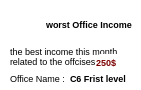
        <widget class="QWidget" name="chargeStatOffice_9" native="true">
         <property name="geometry">
          <rect>
           <x>220</x>
           <y>210</y>
           <width>141</width>
           <height>90</height>
          </rect>
         </property>
         <property name="styleSheet">
          <string notr="true">background-color:white;
border-radius:5px;</string>
         </property>
         <widget class="QLabel" name="label_41">
          <property name="geometry">
           <rect>
            <x>8</x>
            <y>6</y>
            <width>31</width>
            <height>31</height>
           </rect>
          </property>
          <property name="text">
           <string/>
          </property>
          <property name="pixmap">
           <pixmap resource="res.qrc">:/img/img/down_icone.png</pixmap>
          </property>
         </widget>
         <widget class="QLabel" name="label_55">
          <property name="geometry">
           <rect>
            <x>46</x>
            <y>16</y>
            <width>101</width>
            <height>16</height>
           </rect>
          </property>
          <property name="font">
           <font>
            <pointsize>7</pointsize>
            <weight>75</weight>
            <bold>true</bold>
           </font>
          </property>
          <property name="styleSheet">
           <string notr="true">font-weight:bold;</string>
          </property>
          <property name="text">
           <string>worst Office Income</string>
          </property>
         </widget>
         <widget class="QLabel" name="label_73">
          <property name="geometry">
           <rect>
            <x>10</x>
            <y>70</y>
            <width>61</width>
            <height>16</height>
           </rect>
          </property>
          <property name="font">
           <font>
            <pointsize>7</pointsize>
           </font>
          </property>
          <property name="text">
           <string>Office Name :</string>
          </property>
         </widget>
         <widget class="QLabel" name="office_name_worst3">
          <property name="geometry">
           <rect>
            <x>70</x>
            <y>70</y>
            <width>61</width>
            <height>16</height>
           </rect>
          </property>
          <property name="font">
           <font>
            <pointsize>7</pointsize>
            <weight>75</weight>
            <bold>true</bold>
           </font>
          </property>
          <property name="text">
           <string>C6 Frist level</string>
          </property>
         </widget>
         <widget class="QLabel" name="label_75">
          <property name="geometry">
           <rect>
            <x>10</x>
            <y>46</y>
            <width>121</width>
            <height>21</height>
           </rect>
          </property>
          <property name="font">
           <font>
            <pointsize>7</pointsize>
           </font>
          </property>
          <property name="styleSheet">
           <string notr="true">font-weight:5px;</string>
          </property>
          <property name="text">
           <string>the best income this month related to the offcises is</string>
          </property>
          <property name="wordWrap">
           <bool>true</bool>
          </property>
         </widget>
         <widget class="QLabel" name="red_price_worst3">
          <property name="geometry">
           <rect>
            <x>96</x>
            <y>54</y>
            <width>31</width>
            <height>16</height>
           </rect>
          </property>
          <property name="font">
           <font>
            <pointsize>7</pointsize>
            <weight>75</weight>
            <bold>true</bold>
           </font>
          </property>
          <property name="styleSheet">
           <string notr="true">color:#7C0000;</string>
          </property>
          <property name="text">
           <string>250$</string>
          </property>
         </widget>
        </widget>
